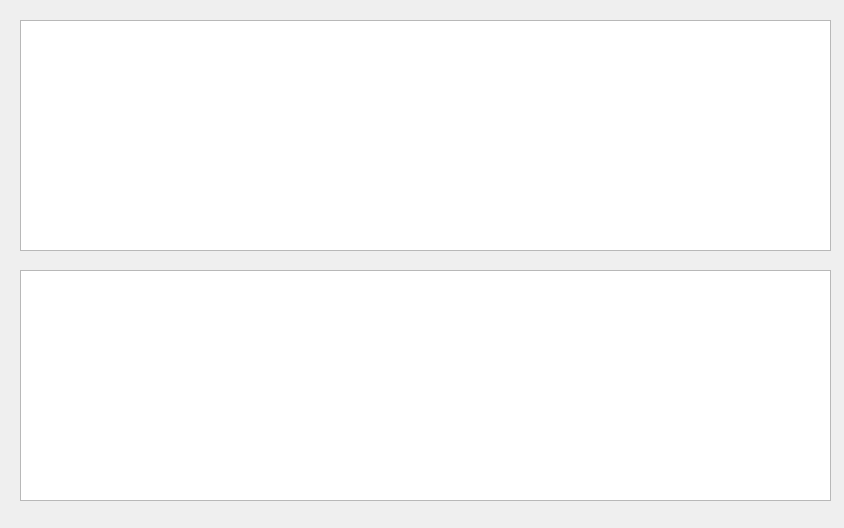
<?xml version="1.0" encoding="UTF-8"?>
<ui version="4.0">
 <class>AutoMode</class>
 <widget class="QDialog" name="AutoMode">
  <property name="geometry">
   <rect>
    <x>0</x>
    <y>0</y>
    <width>844</width>
    <height>528</height>
   </rect>
  </property>
  <property name="windowTitle">
   <string>Dialog</string>
  </property>
  <widget class="QTableView" name="sourceView">
   <property name="geometry">
    <rect>
     <x>20</x>
     <y>20</y>
     <width>811</width>
     <height>231</height>
    </rect>
   </property>
  </widget>
  <widget class="QTableView" name="deviceView">
   <property name="geometry">
    <rect>
     <x>20</x>
     <y>270</y>
     <width>811</width>
     <height>231</height>
    </rect>
   </property>
  </widget>
 </widget>
 <resources/>
 <connections/>
</ui>
